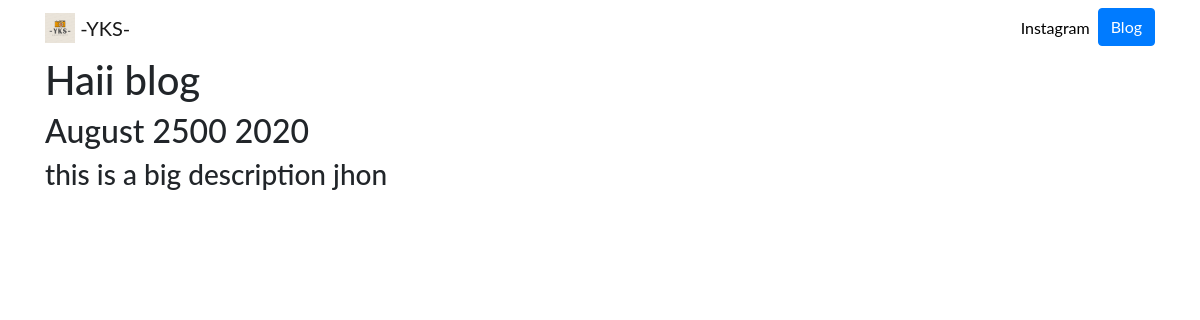
Before: /blog/1/ with the older database file.
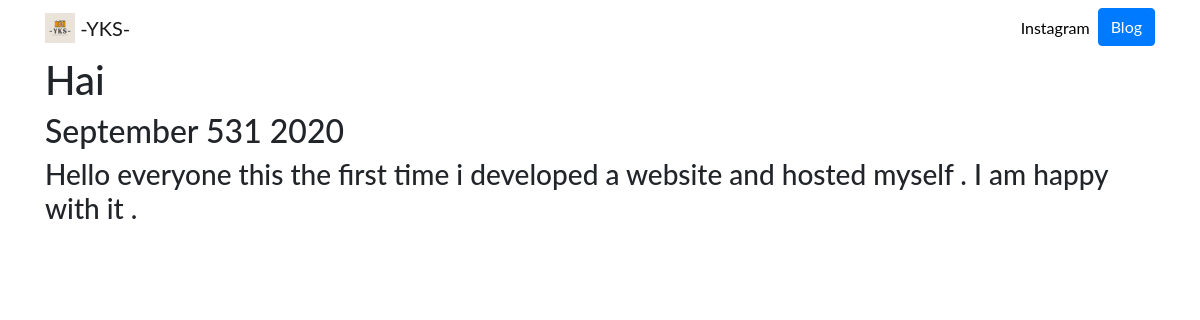
After: the same page with the newer database file.
### blog/models.py (models this page shows, shortened)
class Blog(models.Model):
    title =models.CharField(max_length=200)
    description = models.TextField()
    date=models.DateTimeField()

### blog/views.py (the view)
# urls.py: path('<int:blog_id>/', views.details, name='detail'),
def details(request, blog_id):
    blog= get_object_or_404(Blog, pk=blog_id)
    return render(request, 'blog/detail.html', {'blog':blog})

### blog/templates/blog/detail.html
{% extends 'portfolio/base.html' %}
{% block content %}
<h1>{{ blog.title}}</h1>
<h2>{{ blog.date|date:'F js Y' }}</h2>
<h3>{{ blog.description|safe }}</h3>
{% endblock %}

### portfolio/templates/portfolio/base.html (shortened to what this page needs)
{% load static %}
<html lang="en">
<head>
  <link rel="stylesheet" href="https://stackpath.bootstrapcdn.com/bootstrap/4.4.1/css/bootstrap.min.css">
  <link rel="stylesheet" href="{% static "portfolio/custom.css" %}">
</head>
<body>
  <nav id="topNav" class="navbar navbar-expand-md navbar-light">
    <div class="container">
      <a class="navbar-brand" href="{% url 'home' %}">
        <img src="{% static "portfolio/download.png" %}" width="30" height="30" class="d-inline-block align-top" alt="yks's Logo">
        <span>-YKS-</span>
      </a>
      <div class="collapse navbar-collapse text-center" id="navbarNav">
        <ul class="navbar-nav ml-auto">
          <li class="nav-item">
            <a class="nav-link" href="https://www.instagram.com/ykspic/" target="_blank">Instagram</a>
          </li>
          <li>
            <a role="button" href="{% url 'blog:all_blogs' %}" class="btn btn-primary">Blog</a>
          </li>
        </ul>
      </div>
    </div>
  </nav>
  <div class="container">
    {% block content %}{% endblock %}
  </div>
</body>
</html>

### static/portfolio/custom.css (style rules this page uses)
.navbar-nav .nav-link { color: rgba(0,0,0,1) !important; }
body { font-family: 'Lato', sans-serif; }

Changed rows visible on the page:
changed Blog: title "Haii blog" → "Hai"; date "August 2500 2020" → "September 531 2020"; description "this is a big description jhon" → "Hello everyone this the first time i developed a website and hosted myself . I am happy with it ."
